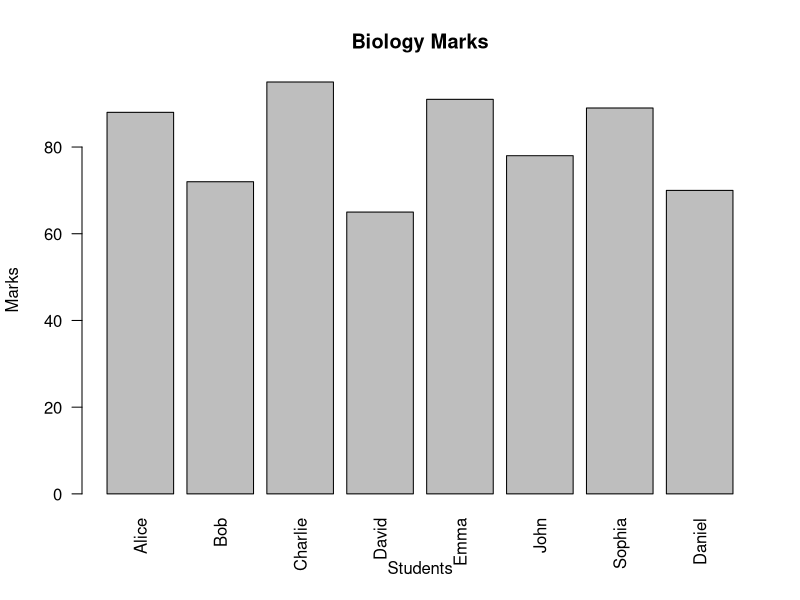
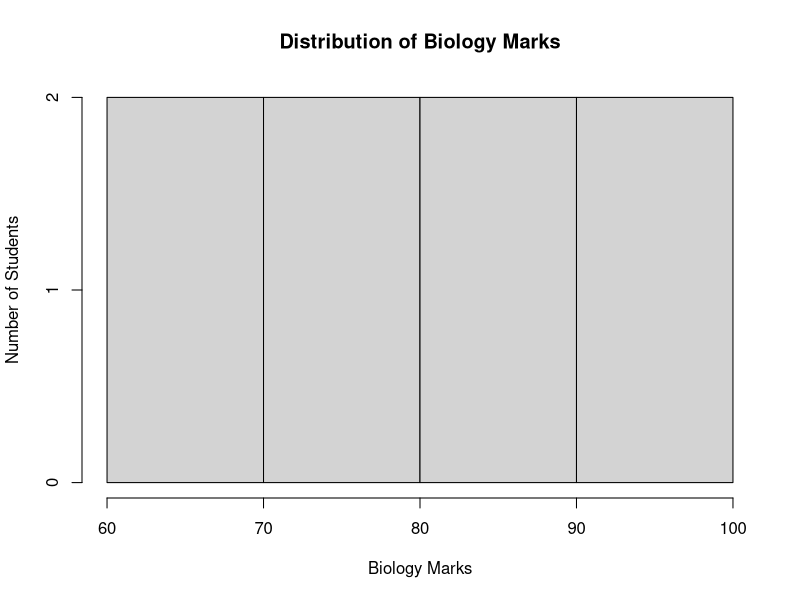
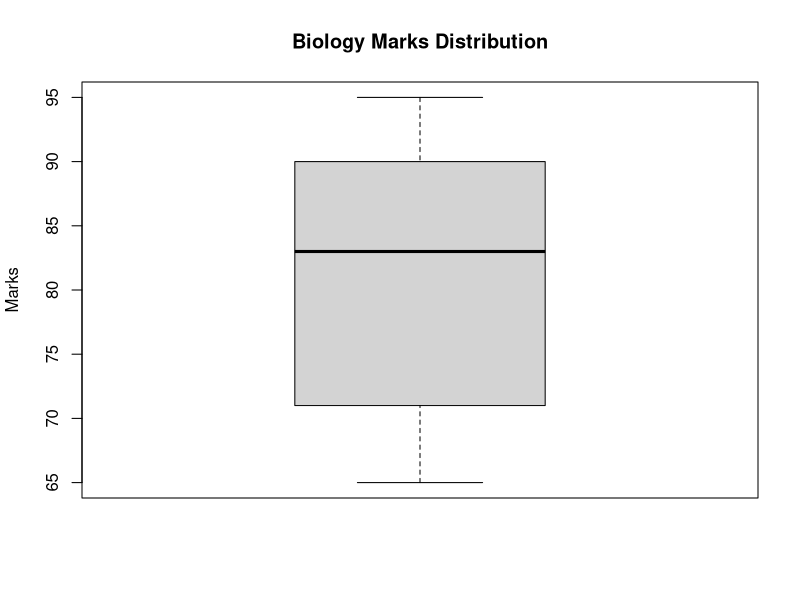
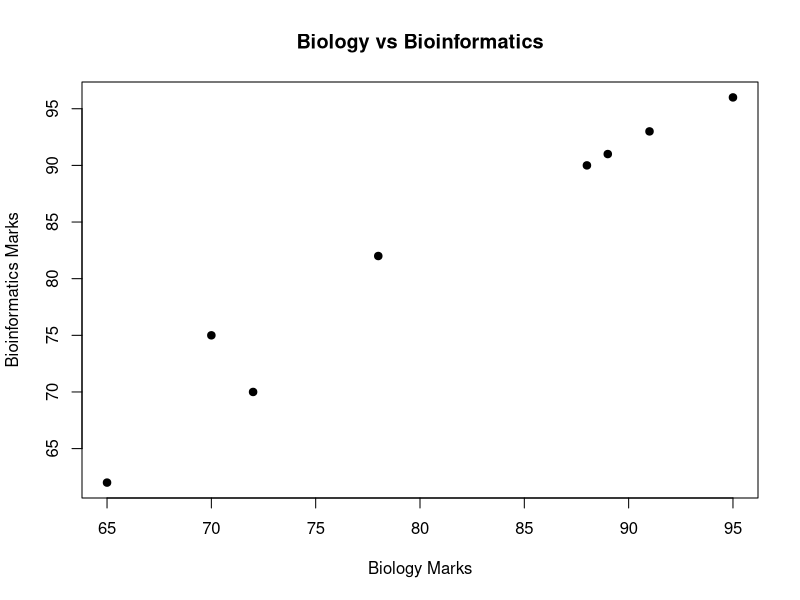
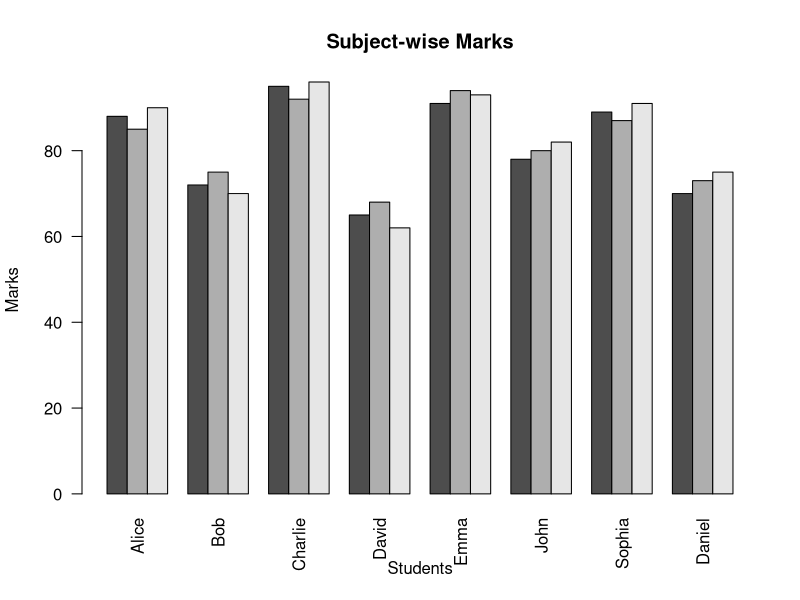

The R source for these figures, in order:
# ==========================================
# R Learning - Day 10
# Data Visualization Using Base R
# Author: Masha Srinivasan
# ==========================================

# Create dataset

students <- data.frame(
  Name = c("Alice", "Bob", "Charlie", "David",
           "Emma", "John", "Sophia", "Daniel"),

  Biology = c(88, 72, 95, 65, 91, 78, 89, 70),

  Chemistry = c(85, 75, 92, 68, 94, 80, 87, 73),

  Bioinformatics = c(90, 70, 96, 62, 93, 82, 91, 75)
)

print(students)


# ------------------------------------------
# 1. Bar Plot
# ------------------------------------------

barplot(
  students$Biology,
  names.arg = students$Name,
  main = "Biology Marks",
  xlab = "Students",
  ylab = "Marks",
  las = 2
)


# ------------------------------------------
# 2. Histogram
# ------------------------------------------

hist(
  students$Biology,
  main = "Distribution of Biology Marks",
  xlab = "Biology Marks",
  ylab = "Number of Students"
)


# ------------------------------------------
# 3. Boxplot
# ------------------------------------------

boxplot(
  students$Biology,
  main = "Biology Marks Distribution",
  ylab = "Marks"
)


# ------------------------------------------
# 4. Scatter Plot
# Biology vs Bioinformatics
# ------------------------------------------

plot(
  students$Biology,
  students$Bioinformatics,
  main = "Biology vs Bioinformatics",
  xlab = "Biology Marks",
  ylab = "Bioinformatics Marks",
  pch = 19
)


# ------------------------------------------
# 5. Compare Three Subjects
# ------------------------------------------

marks <- rbind(
  students$Biology,
  students$Chemistry,
  students$Bioinformatics
)

barplot(
  marks,
  beside = TRUE,
  names.arg = students$Name,
  main = "Subject-wise Marks",
  xlab = "Students",
  ylab = "Marks",
  las = 2
)


# ------------------------------------------
# 6. Correlation
# ------------------------------------------

correlation <- cor(
  students$Biology,
  students$Bioinformatics
)

cat(
  "\nCorrelation between Biology and Bioinformatics:",
  correlation,
  "\n"
)
